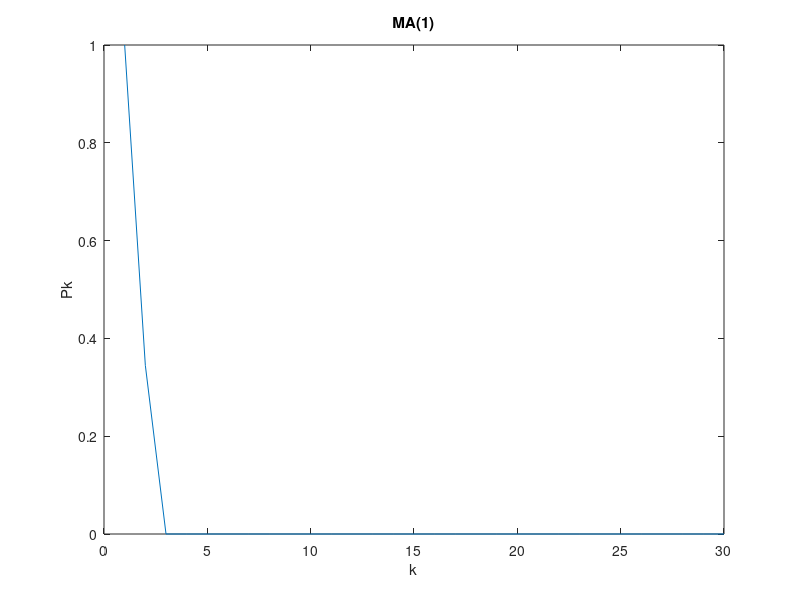
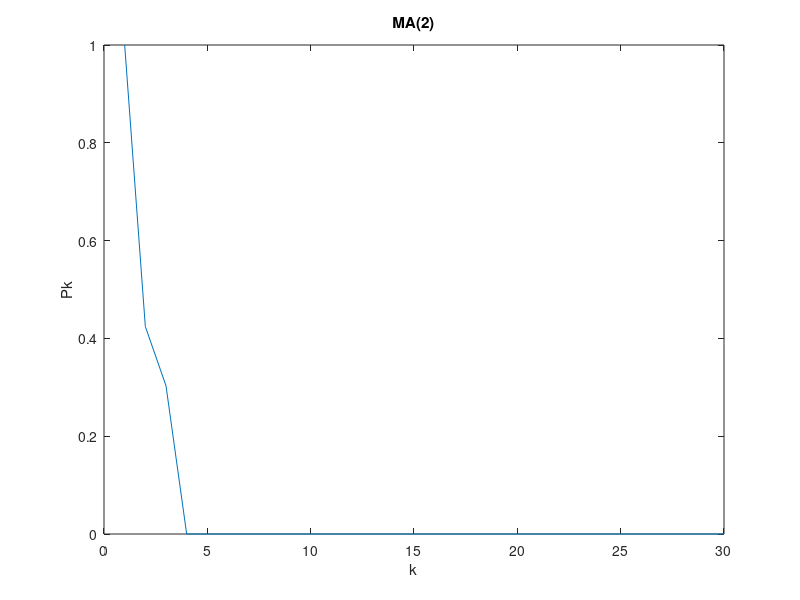

Here is the MATLAB script that generated these plots, in order:
function movingalgo
theta1 = 0.4;
theta2 = 0.4; 
n=30;
for i=1:n
    x(i)=i;
end
%%
% MA(1)
p(1) = 1;
p(2) = theta1/(1+(theta1*theta1));
for j=3:n
   p(j) = 0;
end
figure(1);
plot (x,p);
xlabel('k');
ylabel('Pk');
title('MA(1)');
%%
% MA(2)
p(1) = 1;
p(2) = (theta1+(theta1*theta2))/(1+(theta1*theta1)+(theta2*theta2));
p(3) = theta2/(1+(theta1*theta1)+(theta2*theta2));
for j=4:n
   p(j) = 0;
end

figure(2);
plot (x,p);
xlabel('k');
ylabel('Pk');
title('MA(2)');
end

